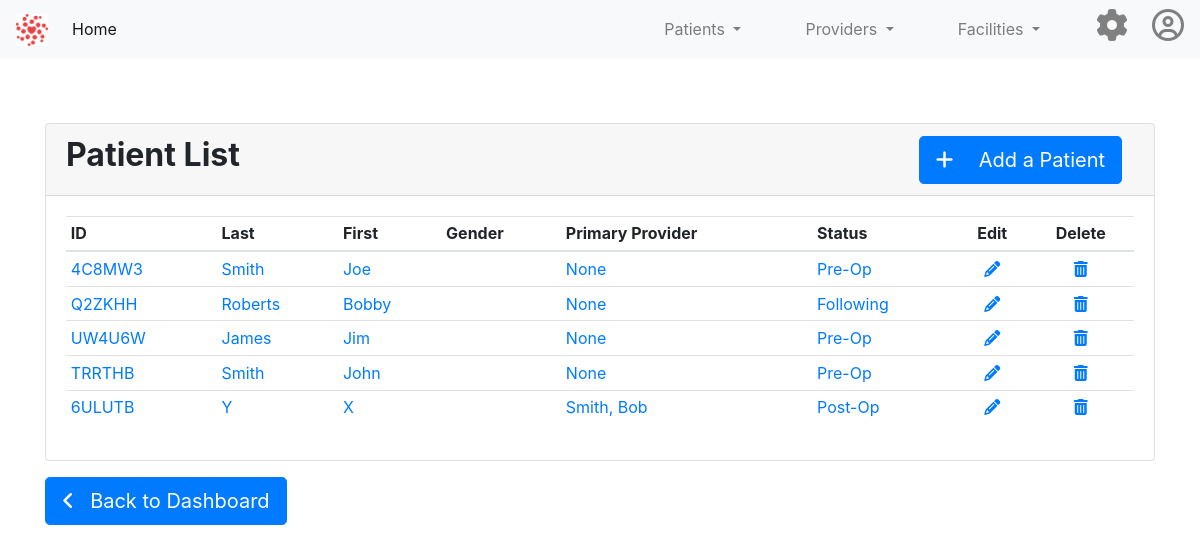
The app's page /patients/, older data.
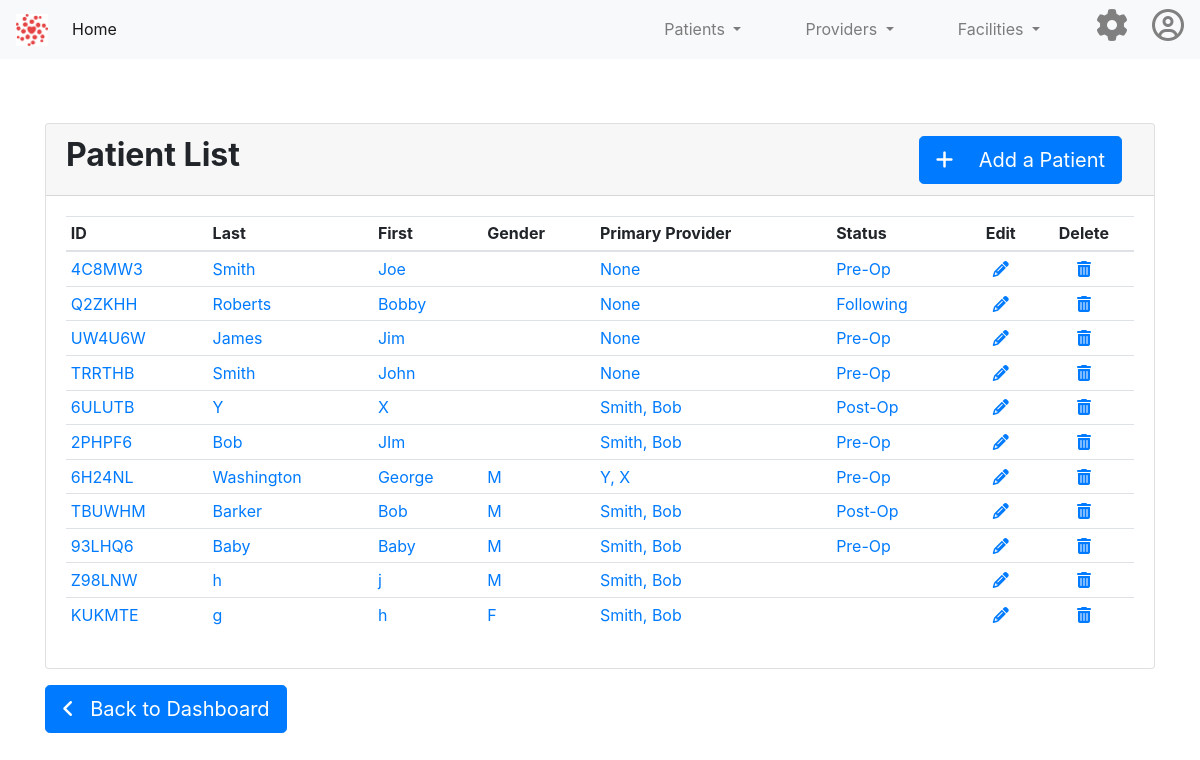
The same page, newer data.
### app/patients/patient_model.py (models this page shows, shortened)
class Patient(db.Model):
    id = db.Column(db.Integer, primary_key=True)
    first_name = db.Column(db.String(30), index=True, nullable=False, info={'label': 'First Name'})
    last_name = db.Column(db.String(30), index=True, nullable=False, info={'label': 'Last Name'})
    patient_id = db.Column(db.String(10), index=True)
    patient_dob = db.Column(db.Date, nullable=False, info={'label': 'Date of Birth'})
    patient_dob_est = db.Column(db.Boolean, nullable=False, info={'label': 'DOB Estimate?'})
    patient_gender = db.Column(db.String, nullable=False, info={'label': 'Gender'})
    patient_status_id = db.Column(db.Integer, db.ForeignKey('patient_status.id'))
    patient_provider_id = db.Column(db.Integer, db.ForeignKey('provider.id'))
    patient_status = db.relationship(PatientStatus)
    patient_provider = db.relationship(Provider)

class PatientStatus(db.Model):
    id = db.Column(db.Integer, primary_key=True)
    code_name = db.Column(db.String(30), index=True, nullable=False)
    name = db.Column(db.String(60), index=True, nullable=False)
    def __str__(self):
        return self.name

### app/providers/provider_model.py (models this page shows, shortened)
class Provider(db.Model):
    id = db.Column(db.Integer, primary_key=True)
    first_name = db.Column(db.String(30), index=True, nullable=False, info={'label': 'First Name'})
    last_name = db.Column(db.String(30), index=True, nullable=False, info={'label': 'Last Name'})
    provider_id = db.Column(db.String(10), index=True)
    provider_category_id = db.Column(db.Integer, db.ForeignKey('provider_category.id'))
    provider_facility_id = db.Column(db.Integer, db.ForeignKey('facility.id'))
    provider_category = db.relationship(ProviderCategory)
    provider_facility = db.relationship(Facility)
    def __str__(self):
        return self.last_name + ", " + self.first_name

### app/patients/patient.py (the view)
@patient_bp.route('/')
def view_patient_list():
    patient_list = Patient.query.all()
    activity = "List"
    mode = "Patient"
    card_title = "Patient List"
    add_url = url_for('patient_bp.create_patient')
    table_id = "patient-list-table"
    return render_template('patient-list-base.html', title="Patient List",
                           patient_list=patient_list, table_id=table_id, activity=activity, mode=mode, add_url=add_url, card_title=card_title)

### app/patients/templates/patient-list-base.html
{% extends "data-display-container.html" %}
{% block data_display_content %}
        <div class="card-body">
            <table class="table table-hover table-sm" id="patient-list-table">
                <thead>
                <tr>
                    <th scope="col">ID</th>
                    <th scope="col">Last</th>
                    <th scope="col">First</th>
                    <th scope="col">Gender</th>
                    <th scope="col">Primary Provider</th>
                    <th scope="col">Status</th>
                    <th style="text-align: center; vertical-align: middle" scope="col" class="no-sort">Edit</th>
                    <th style="text-align: center; vertical-align: middle" scope="col" class="no-sort">Delete</th>
                </tr>
                </thead>
                <tbody>
                {% for patient in patient_list %}
                <tr>
                    <td><a href={{ url_for('patient_bp.view_patient', patient_id = patient.patient_id) }}>
                        {{ patient.patient_id }}</a></td>
                    <td><a href={{ url_for('patient_bp.view_patient', patient_id = patient.patient_id) }}>
                        {{ patient.last_name }}</a></td>
                    <td><a href={{ url_for('patient_bp.view_patient', patient_id = patient.patient_id) }}>
                        {{ patient.first_name }}</a></td>
                    <td><a href={{ url_for('patient_bp.view_patient', patient_id = patient.patient_id) }}>
                        {% if patient.patient_gender == "M": %}
                        M
                        {% elif patient.patient_gender == "F": %}
                        F
                        {% endif %}
                        </a>
                    </td>
                    <td><a href={{ url_for('patient_bp.view_patient', patient_id = patient.patient_id) }}>
                        {{ patient.patient_provider }}</a></td>
                    <td><a href={{ url_for('patient_bp.view_patient', patient_id = patient.patient_id) }}>
                        {{ patient.patient_status }}</a></td>
                    <td style="text-align: center; vertical-align: middle"><a href={{ url_for('patient_bp.edit_patient',
                        patient_id = patient.patient_id) }}>
                        <i class="fas fa-pencil-alt"></i></a></td>
                    <td style="text-align: center; vertical-align: middle"><a href={{ url_for('patient_bp.delete_patient',
                        patient_id = patient.patient_id) }}>
                        <i class="fas fa-trash-alt"></i></a></td>
                </tr>
                {% endfor %}
                </tbody>
            </table>
        </div>
{% endblock %}

### app/templates/data-display-container.html (shortened to what this page needs)
{% extends "base.html" %}
{% block content %}
<div class="container card-container">
    <div class="card">
        <div class="card-header card-header-main">
            <h2><b>{{ card_title }}</b>
                {% if activity == "List" %}
                    <a class="btn btn-primary btn-lg card-header-button"
                       href="{{ add_url }}" role="button">
                    <i class="fas fa-plus"></i>
                    &emsp;Add a {{ mode }}
                    </a>
                {% endif %}
            </h2>
        </div>
        {% block data_display_content %}{% endblock %}
    </div>
    {% if activity == "List" %}
        <a class="btn btn-primary btn-lg mt-3" href="{{ url_for('index_bp.index') }}" role="button">
        <i class="fas fa-angle-left"></i> &ensp;Back to Dashboard</a>
    {% elif activity == "View" %}
        <a class="btn btn-primary btn-lg mt-3" href="{{ list_url }}" role="button">
        <i class="fas fa-angle-left"></i> &ensp;Back to List</a>
    {% endif %}
</div>
{% endblock %}

### app/templates/base.html (shortened to what this page needs)
<!DOCTYPE html>
<html lang="en">
<head>
    <link rel="stylesheet"
          href="https://stackpath.bootstrapcdn.com/bootstrap/4.5.0/css/bootstrap.min.css"
>
    <link href="//netdna.bootstrapcdn.com/bootstrap/3.0.0/css/bootstrap-glyphicons.css" rel="stylesheet">
    <link rel="stylesheet" type="text/css" href="https://cdn.datatables.net/1.10.21/css/jquery.dataTables.css">
    <link rel="stylesheet" href="{{ url_for('static', filename='css/main.css') }}">
</head>
<body>
<nav class="navbar navbar-expand-lg navbar-light bg-light">
    <a class="navbar-brand" href={{ url_for('index_bp.index') }}>
    <img class="home-logo" src="/static/images/HCA_logo.png"></a>
    <div class="collapse navbar-collapse" id="navbarSupportedContent">
        <ul class="navbar-nav mr-auto">
            <li class="nav-item active">
                <a class="nav-link" href={{ url_for('index_bp.index') }}>Home <span class="sr-only">(current)</span></a>
            </li>
        </ul>
        <ul class="navbar-nav ml-auto">
            <li class="nav-item dropdown mx-4">
                <a class="nav-link dropdown-toggle" href="#" id="navbarDropdown" role="button" data-toggle="dropdown"
                   aria-haspopup="true" aria-expanded="false">
                    Patients
                </a>
            </li>
            <li class="nav-item dropdown mx-4">
                <a class="nav-link dropdown-toggle" href="#" id="navbarDropdown" role="button" data-toggle="dropdown"
                   aria-haspopup="true" aria-expanded="false">
                    Providers
                </a>
            </li>
            <li class="nav-item dropdown mx-4">
                <a class="nav-link dropdown-toggle" href="#" id="navbarDropdown" role="button" data-toggle="dropdown"
                   aria-haspopup="true" aria-expanded="false">
                    Facilities
                </a>
            </li>
            <a class="mx-4" href={{ url_for('settings_bp.settings_home') }} style="color:gray"><i
                class="fas fa-cog fa-2x"></i></a>
            <a href={{ url_for('construction_bp.construction') }} style="color:gray"><i
                class="far fa-user-circle fa-2x"></i></a>
        </ul>
    </div>
</nav>
{% block content %}{% endblock %}
</body>
</html>

### app/static/css/main.css (style rules this page uses)
.card-container { margin-top: 4rem; }
.card-header-main { height: 4.5rem; }
.card-header-button { position: absolute; right: 2rem; }
.home-logo { height: 2rem; width: 2rem; }

Row changes from the older to the newer data that the page shows:
added Patient: patient_id "2PHPF6", last_name "Bob", first_name "JIm", patient_provider "Smith, Bob", patient_status "Pre-Op"
added Patient: patient_id "6H24NL", last_name "Washington", first_name "George", patient_gender "M", patient_provider "Y, X", patient_status "Pre-Op"
added Patient: patient_id "TBUWHM", last_name "Barker", first_name "Bob", patient_gender "M", patient_provider "Smith, Bob", patient_status "Post-Op"
added Patient: patient_id "93LHQ6", last_name "Baby", first_name "Baby", patient_gender "M", patient_provider "Smith, Bob", patient_status "Pre-Op"
added Patient: patient_id "Z98LNW", last_name "h", first_name "j", patient_gender "M", patient_provider "Smith, Bob"
added Patient: patient_id "KUKMTE", last_name "g", first_name "h", patient_gender "F", patient_provider "Smith, Bob"
